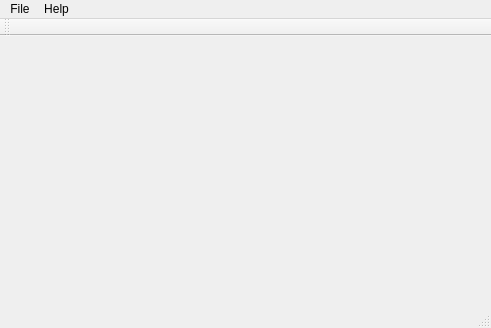
<?xml version="1.0" encoding="UTF-8"?>
<ui version="4.0">
 <class>MainWindow</class>
 <widget class="QMainWindow" name="MainWindow">
  <property name="geometry">
   <rect>
    <x>0</x>
    <y>0</y>
    <width>491</width>
    <height>328</height>
   </rect>
  </property>
  <property name="windowTitle">
   <string>MainWindow</string>
  </property>
  <widget class="QWidget" name="centralwidget"/>
  <widget class="QMenuBar" name="menubar">
   <property name="geometry">
    <rect>
     <x>0</x>
     <y>0</y>
     <width>491</width>
     <height>22</height>
    </rect>
   </property>
   <widget class="QMenu" name="menuFile">
    <property name="title">
     <string>File</string>
    </property>
    <addaction name="load_action"/>
    <addaction name="separator"/>
    <addaction name="restart_action"/>
    <addaction name="quit_action"/>
    <addaction name="separator"/>
   </widget>
   <widget class="QMenu" name="menuEdit">
    <property name="title">
     <string>Help</string>
    </property>
    <addaction name="restoreState_action"/>
   </widget>
   <addaction name="menuFile"/>
   <addaction name="menuEdit"/>
  </widget>
  <widget class="QStatusBar" name="statusbar"/>
  <widget class="QToolBar" name="toolBar">
   <property name="windowTitle">
    <string>toolBar</string>
   </property>
   <attribute name="toolBarArea">
    <enum>TopToolBarArea</enum>
   </attribute>
   <attribute name="toolBarBreak">
    <bool>false</bool>
   </attribute>
  </widget>
  <action name="menuFile_restartAction">
   <property name="text">
    <string>Restart</string>
   </property>
  </action>
  <action name="quit_action">
   <property name="text">
    <string>Quit</string>
   </property>
  </action>
  <action name="restart_action">
   <property name="text">
    <string>Restart</string>
   </property>
  </action>
  <action name="actiong">
   <property name="text">
    <string>g</string>
   </property>
  </action>
  <action name="load_action">
   <property name="text">
    <string>Load</string>
   </property>
  </action>
  <action name="restoreState_action">
   <property name="text">
    <string>Restore initial state</string>
   </property>
  </action>
 </widget>
 <resources/>
 <connections/>
</ui>
